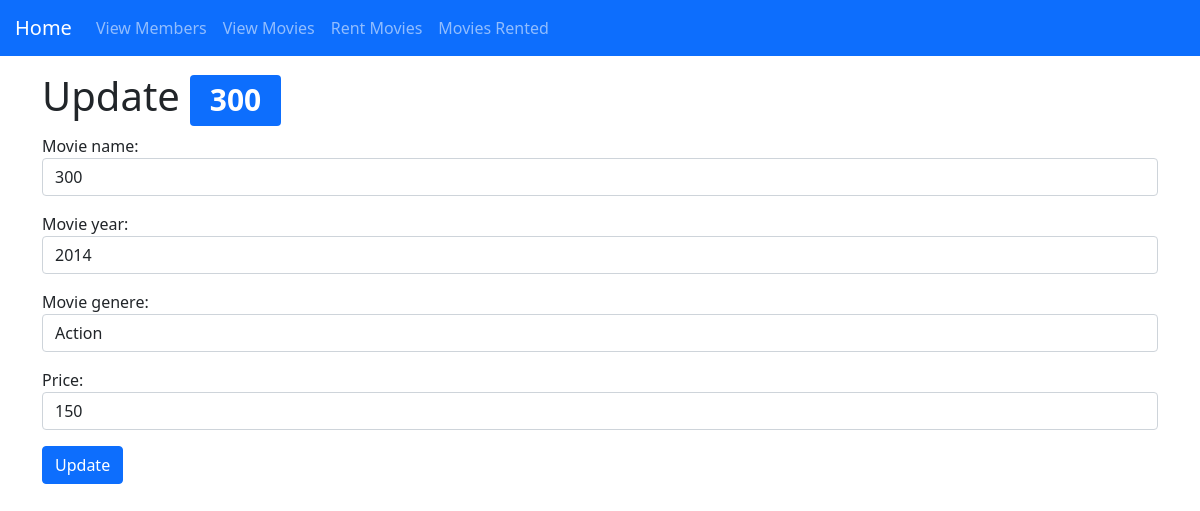
The app's page /movie/update/6/ with its own data.
### videostore/models.py (models this page shows, shortened)
class Movies(models.Model):
    movie_name = models.CharField(max_length=100)
    movie_year = models.IntegerField()
    movie_genere = models.CharField(max_length=100)
    price = models.PositiveIntegerField()

### videostore/views.py (the view)
# urls.py: path("movie/update/<int:id>/", views.update_movie_info),
def update_movie_info(request, id):
    form = forms.MovieForm(request.POST or None, instance=getMovie(id))
    if form.is_valid():
        form.save()
        return redirect('/movies/')
    return render(request, 'videostore/update_movie.html', {"movie":getMovie(id), "form":form})

### videostore/forms.py (shortened to what this page needs)
class MovieForm(forms.ModelForm):
    CHOICES = [
        ("Action", "Action"),
        ("Drama", "Drama"),
        ("Thriller", "Thriller"),
        ("Comedy", "Comedy"),
        ("Other", "Other")
    ]
    movie_year = forms.IntegerField(widget=forms.NumberInput(attrs={'class':'form-control'}))
    price = forms.IntegerField(widget=forms.NumberInput(attrs={'class':'form-control'}))
    movie_genere = forms.ChoiceField(choices = CHOICES, widget=forms.Select(attrs={'class':'form-control'}))
    class Meta:
        model = models.Movies
        fields = ['movie_name', 'movie_year', 'movie_genere', 'price']
        widgets = {
            'movie_name': forms.TextInput(attrs={'class':'form-control'})
        }

### videostore/views.py (called while the page is built)
def getMovie(id):
    try:
        movie = models.Movies.objects.get(id=id)
        return movie
    except:
        return None

### videostore/templates/videostore/update_movie.html (shortened to what this page needs)
{% extends "videostore/base.html" %}
{% block content %}
    <div class="container mt-3">
        {% if movie %}
            <h1>Update <span class="badge bg-primary">{{movie.movie_name}}</span></h1>
            <form method="POST" action="">
                {{ form.as_p }}
                <button type="submit" class="btn btn-primary">Update</button>
            </form>
        {% else %}
            <h1>No Movie Found</h1>
        {% endif %}
    </div>
{% endblock content %}

### records on screen
Movies: movie_name "300", movie_year "2014", movie_genere "Action", price "150"
